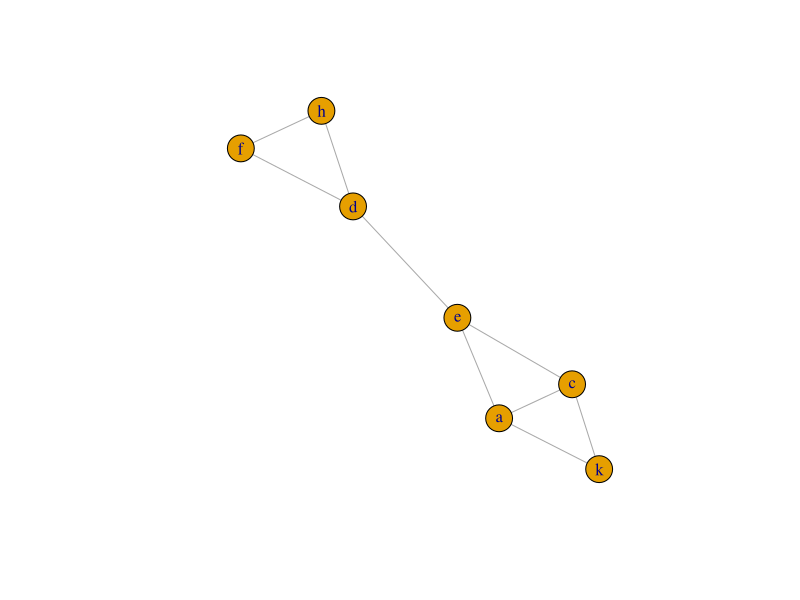
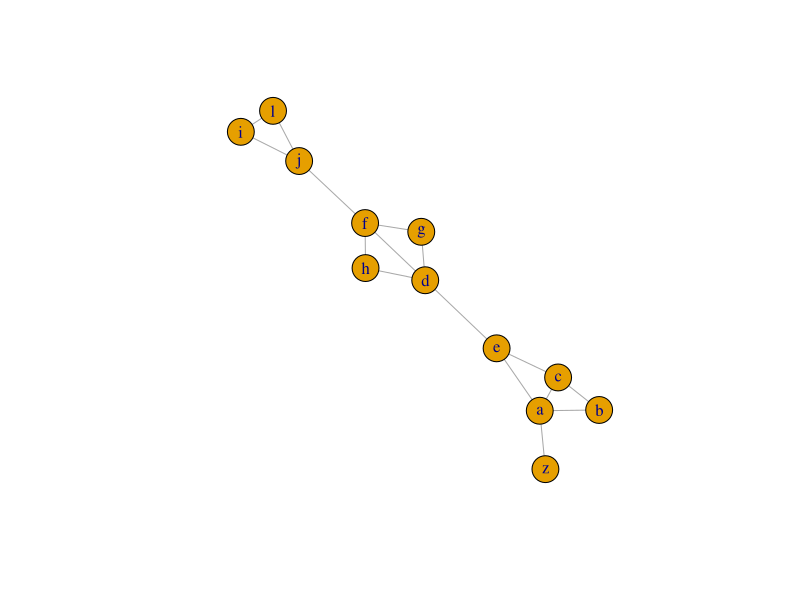

The R script that drew these images, in order:
options("scipen"=999)

library(igraph)

gl = graph_from_literal(a-k:c:e, k-c,d-e:f:h,f-h,e-c)
plot(gl)

A = as.matrix(as_adjacency_matrix(gl))

L = as.matrix(laplacian_matrix(gl,normalized = TRUE))

spec = eigen(L,symmetric = T)

spec$vectors[,2]



##############################################################

gl = graph_from_literal(a-b:c:e, b-c,d-g:e:f:h,f-h,e-c, f-g:j, j-i,i-l,l-j, a-z)
plot(gl)

L = as.matrix(laplacian_matrix(gl,normalized = TRUE))

spec = eigen(L,symmetric = T)

U = spec$vectors[,10:12]

km = kmeans(U,3)

data.frame(nodes=V(gl)$name,cluster=km$cluster)

